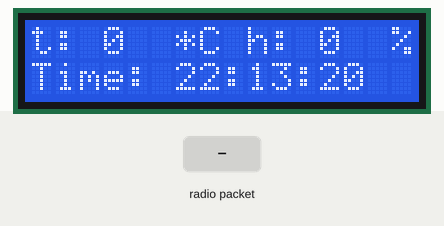
Recording of a sketch running on a simulated ESP32. On the bench: 16×2 character LCD. Inputs (shaded band) come from the test bench. WiFi joins after 1.5 s; servers stay silent unless stated; the local clock reads 2024-03-15 10:24:30 at power-on unless the sketch sets it; what the sketch prints to the serial monitor is not drawn.

Above: at 0.2 s.
At 1.2 s:
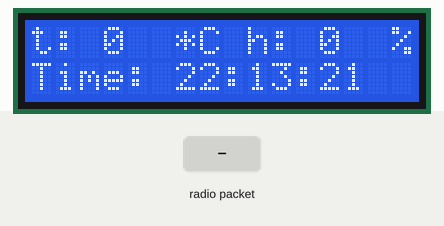
1.3 s: radio packet "1" arrives
At 3.8 s:
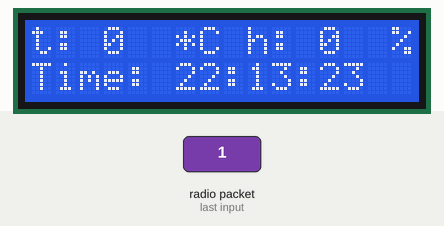
Timing chart, 0 to 5.3 s (numbered marks = the images above; inputs shaded):
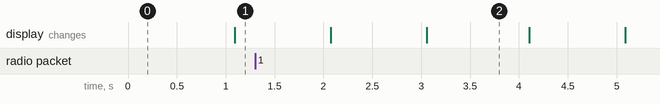

The sketch:

ESP_4_DS1307.ino
```cpp
#include <Wire.h>
#include <LiquidCrystal_I2C.h>
#include <esp_now.h>
#include <RTClib.h>
RTC_DS1307 rtc;
#include <WiFi.h>
#include <ArduinoJson.h>

#include <HardwareSerial.h>
const int RX_PIN = 16; // RX pin of ESP32
const int TX_PIN = 17; // TX pin of ESP32
const int BAUD_RATE = 9600; // Baud rate for UART communication

HardwareSerial uartSerial(2); // Create a UART object using UART2

LiquidCrystal_I2C lcd(0x27, 16, 2);
#include <FirebaseESP32.h>
// Thông tin dự án Firebase
#define DATABASE_URL "mesh-f5094-default-rtdb.firebaseio.com"
#define API_KEY "YnvqpNfrx63RsT9yYEKbJwqqE3MAQqEf4ux0Z5U6"
// Provide the token generation process info.
#include <addons/TokenHelper.h>

// Provide the RTDB payload printing info and other helper functions.
#include <addons/RTDBHelper.h>

const char* ssid = "Thu Thao";
const char* password = "12052002";
// Khởi tạo đối tượng Firebase
FirebaseData fbdo;
FirebaseAuth auth;
FirebaseConfig config;

//48:E7:29:99:23:4C


// Địa chỉ MAC của ESP32 DHT11 và ESP32 khác
uint8_t broadcastAddress_1[] = {0x08, 0xD1, 0xF9, 0xE1, 0x7A, 0x38}; ///DHT11
uint8_t broadcastAddress_2[] = {0x48, 0xE7, 0x29, 0x99, 0x23, 0x4C};////Siêu âm

DynamicJsonDocument doc(1024);
DynamicJsonDocument doc1(1024);
String recv_jsondata;
String send_jsondata;
String send_jsondata1;
int nhietdo;
int doam;
int khoangcach;
#define WIFI_CHANNEL 6
void OnDataSent(const uint8_t *mac_addr, esp_now_send_status_t status) {
    Serial.print("\r\nLast Packet Send Status:\t");
    Serial.println(status == ESP_NOW_SEND_SUCCESS ? "Delivery Success" : "Delivery Fail");
}

void OnDataRecv(const uint8_t *mac, const uint8_t *incomingData, int len) {
    char buff[len + 1];
    memcpy(buff, incomingData, len);
    buff[len] = '\0';
    recv_jsondata = String(buff);
    Serial.print("Received: ");
    Serial.println(recv_jsondata);
    DeserializationError error = deserializeJson(doc, recv_jsondata);

    if (!error) {
        if (memcmp(mac, broadcastAddress_1, 6) == 0) {
            nhietdo = doc["a"];
            doam = doc["b"];
            Serial.println(nhietdo);
            Serial.println(doam);
        }
        else if (memcmp(mac, broadcastAddress_2, 6) == 0) {
            khoangcach = doc["k"];
            Serial.println("DIST: ");
            Serial.println(khoangcach);
        }
    } else {
        Serial.print(F("deserializeJson() failed: "));
        Serial.println(error.f_str());
    }
}
long times;
void setup() {
    lcd.init();
    lcd.backlight();
    Wire.begin();
    Serial.begin(115200);
    Serial.print("MAC Address: ");
    Serial.println(WiFi.macAddress());
    WiFi.mode(WIFI_STA);
   uartSerial.begin(BAUD_RATE, SERIAL_8N1, RX_PIN, TX_PIN); // Initialize UART communication
   if (!rtc.begin()) {
    lcd.print("RTC not detected!");
    while (1);
  }
    rtc.adjust(DateTime(F(__DATE__), F(__TIME__)));

    if (esp_now_init() != ESP_OK) {
        Serial.println("Error initializing ESP-NOW");
        return;
    }


    esp_now_register_recv_cb(OnDataRecv);
    esp_now_register_send_cb(OnDataSent);

    esp_now_peer_info_t peerInfo;
    memcpy(peerInfo.peer_addr, broadcastAddress_1, 6);
    peerInfo.channel = 0;
    peerInfo.encrypt = false;

    if (esp_now_add_peer(&peerInfo) != ESP_OK) {
        Serial.println("Failed to add peer");
        return;
    }

    memcpy(peerInfo.peer_addr, broadcastAddress_2, 6);
    if (esp_now_add_peer(&peerInfo) != ESP_OK) {
        Serial.println("Failed to add peer");
        return;
    }
   /* connectToWiFi();
    // Cấu hình Firebase
    config.api_key = API_KEY;
    config.database_url = DATABASE_URL;
    config.signer.test_mode = true;
      Firebase.reconnectWiFi(true);
    Firebase.begin(&config, &auth);
    Firebase.setDoubleDigits(5); */
}
int val1, val2;
void loop() {
//  WiFi.disconnect();
 DateTime now = rtc.now();
    Serial.print("VAL1: ");
    Serial.print(val1);
     Serial.print("   VAL2: ");
    Serial.print(val2);
     doc.clear();
    doc["esp1"] = val1;
    send_jsondata = "";
    serializeJson(doc, send_jsondata);
    esp_now_send(broadcastAddress_1, (uint8_t *)send_jsondata.c_str(), send_jsondata.length());
    doc1.clear();
    doc1["esp2"] = val2;
    send_jsondata1 = "";
    serializeJson(doc1, send_jsondata1);
    esp_now_send(broadcastAddress_2, (uint8_t *)send_jsondata1.c_str(), send_jsondata1.length());

    lcd.setCursor(0, 0);
    lcd.print("t:    *C h:    %");
    lcd.setCursor(3, 0);
    lcd.print(nhietdo);
    lcd.setCursor(12, 0);
    lcd.print(doam);
    lcd.setCursor(0, 1);
    lcd.print("Time:           ");
    lcd.setCursor(6, 1);
    lcd.print(String(now.hour()) + ":" + String(now.minute()) + ":" + String(now.second()));
    delay(20);
      StaticJsonDocument<200> jsonDoc;
  jsonDoc["t"] = nhietdo; // Nhiệt độ
  jsonDoc["h"] = doam; // Độ ẩm
  jsonDoc["d"] = khoangcach; // Khoảng cách

  // Serialize JSON document thành một chuỗi
  String jsonString;
  serializeJson(jsonDoc, jsonString);
  // Gửi chuỗi JSON qua UART
  uartSerial.println(jsonString);

  if (uartSerial.available()) {
    // Đọc dữ liệu JSON từ UART
    StaticJsonDocument<200> receivedJson;
    DeserializationError error = deserializeJson(receivedJson, uartSerial);

    if (error) {
      Serial.print("deserializeJson() failed: ");
      Serial.println(error.c_str());
      return;
    }

    // Kiểm tra xem JSON có chứa các trường như mong đợi không
    if (receivedJson.containsKey("esp1") && receivedJson.containsKey("esp2")) {
      // Lấy dữ liệu từ JSON
      val1 = receivedJson["esp1"];
      val2 = receivedJson["esp2"];
  }
  }
  /* connectToWiFi();
    if (Firebase.ready()){
    Serial.printf("Set int... %s\n", Firebase.setInt(fbdo, F("/DATA/Nhiet_do"), nhietdo) ? "ok" : fbdo.errorReason().c_str());
    Serial.printf("Set int... %s\n", Firebase.setInt(fbdo, F("/DATA/Do_am"), doam) ? "ok" : fbdo.errorReason().c_str());
    Serial.printf("Set int... %s\n", Firebase.setInt(fbdo, F("/DATA/Khoang_cach"), khoangcach) ? "ok" : fbdo.errorReason().c_str());
    if (Firebase.getInt(fbdo, "/DATA/ESP2")) {
            val1 = fbdo.intData();
            Serial.printf("ESP2 Value: %d\n", val1);
        }
     if (Firebase.getInt(fbdo, "/DATA/ESP2")) {
            val2 = fbdo.intData();
            Serial.printf("ESP2 Value: %d\n", val2);
        }
  }*/
}
void initESPNow() {
   WiFi.mode(WIFI_STA);
    if (esp_now_init() != ESP_OK) {
        Serial.println("Error initializing ESP-NOW");
        return;
    }

    esp_now_register_recv_cb(OnDataRecv);
    esp_now_register_send_cb(OnDataSent);

    esp_now_peer_info_t peerInfo;
    memcpy(peerInfo.peer_addr, broadcastAddress_1, 6);
    peerInfo.channel = 0;
    peerInfo.encrypt = false;

    if (esp_now_add_peer(&peerInfo) != ESP_OK) {
        Serial.println("Failed to add peer");
        return;
    }

    memcpy(peerInfo.peer_addr, broadcastAddress_2, 6);
    if (esp_now_add_peer(&peerInfo) != ESP_OK) {
        Serial.println("Failed to add peer");
        return;
    }
}
/*void connectToWiFi() {
    Serial.println("Connecting to WiFi...");

    // Kết nối với mạng WiFi
    WiFi.mode(WIFI_STA);
    WiFi.begin(ssid, password,6);

    // Đợi kết nối hoàn tất
    while (WiFi.status() != WL_CONNECTED) {
        delay(10);
    }
}*/
```
